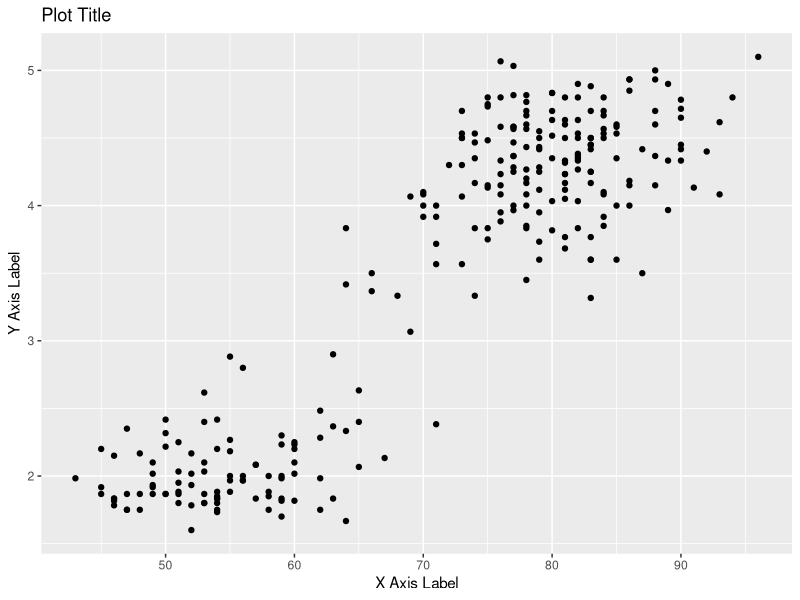

Write R code to recreate this figure.
## ---- chunk 1
#| warning: false
library(tidyverse)
library(datasets)
faithful |> 
    head()
## ---- chunk 2
# your code goes below (make sure to edit comment)

## ---- chunk 3
# your code goes below (make sure to edit comment)

## ---- chunk 4
# your code goes below (make sure to edit comment)

## ---- chunk 5
# your code goes below (make sure to edit comment)

## ---- chunk 6
# your code goes below (make sure to edit comment)
faithful |> 
    ggplot(aes(x = waiting, y = eruptions)) + 
    geom_point() + 
    labs(x = "X Axis Label",
         y = "Y Axis Label",
         title = "Plot Title")
